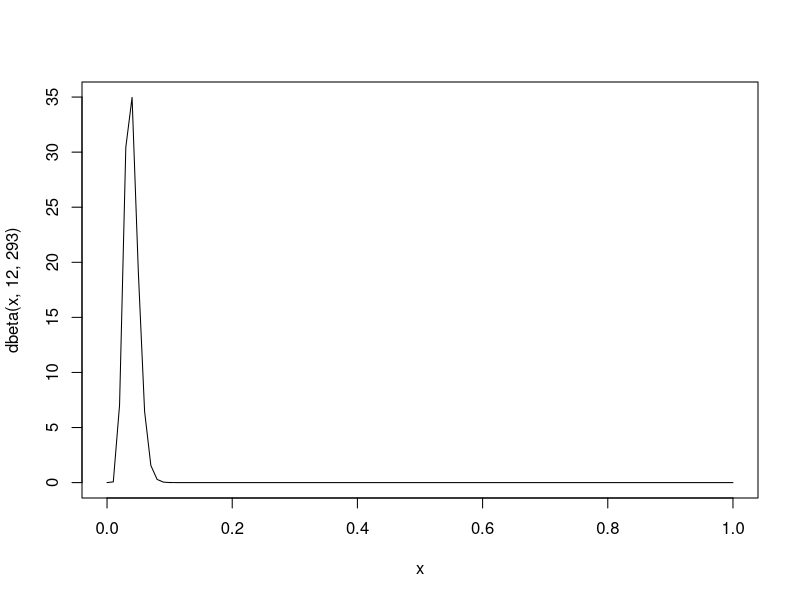
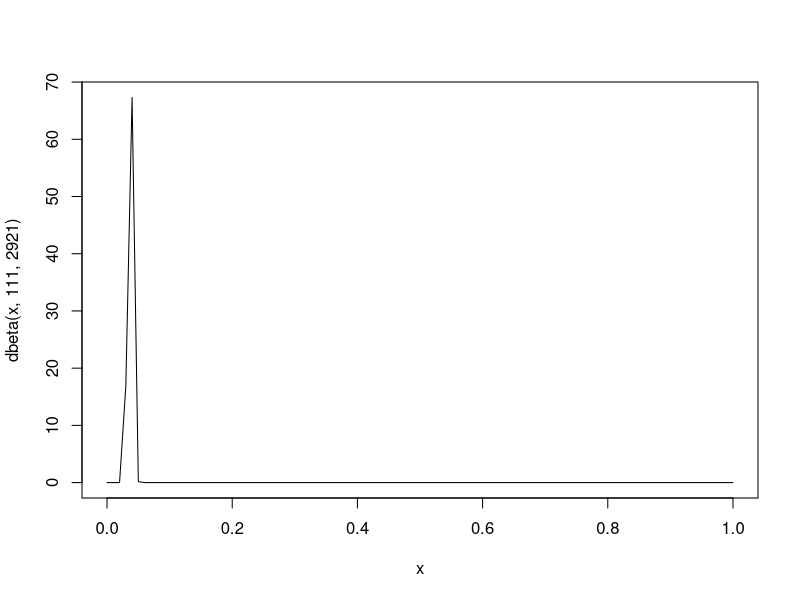

The R source for these figures, in order:
## ---- chunk 1
knitr::opts_chunk$set(echo = FALSE)

set.seed(1104)
## ---- chunk 2
curve(dbeta(x, 12, 293), from=0, to=1)
## ---- chunk 3
curve(dbeta(x, 111,2921), from=0, to=1)
